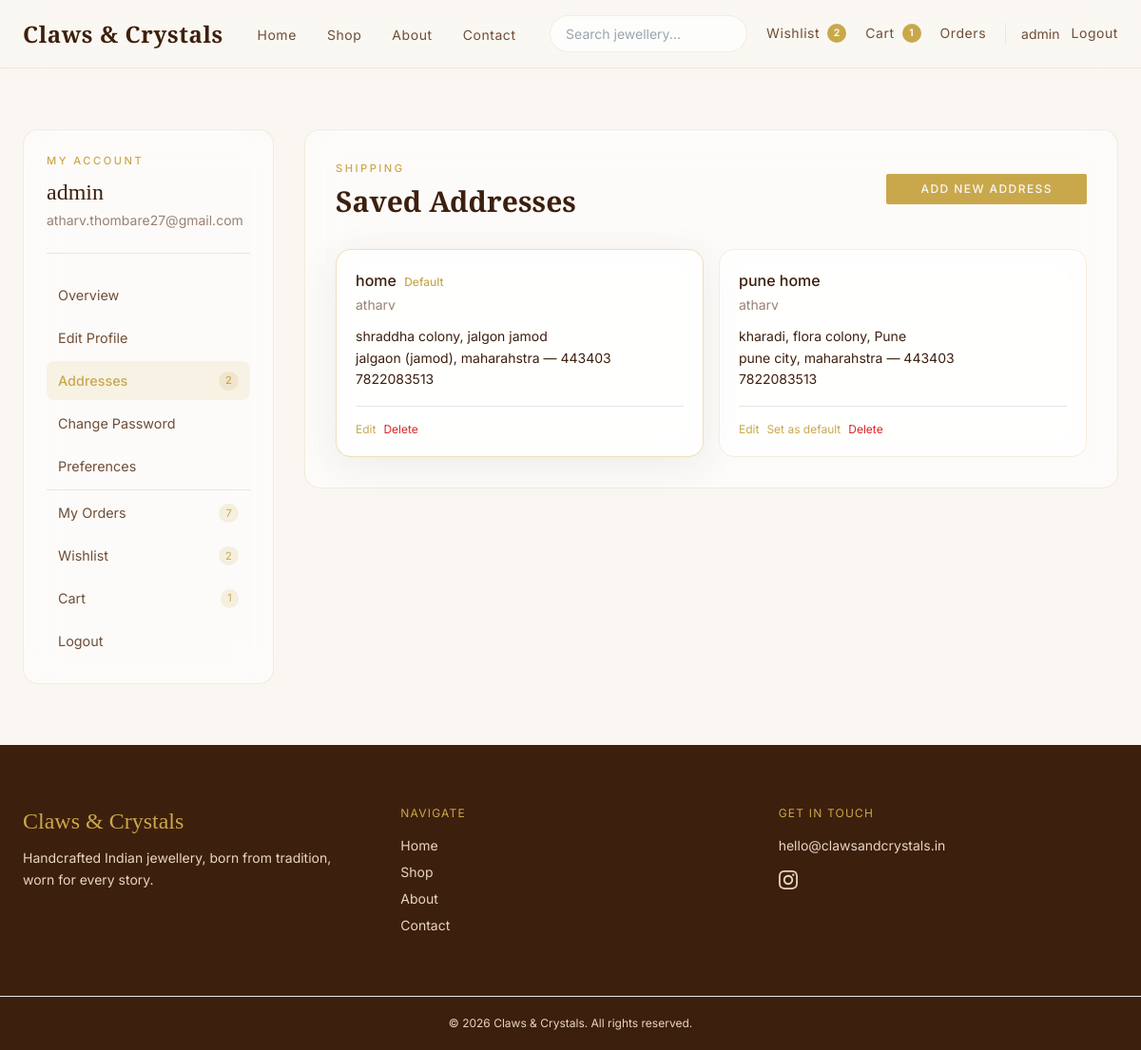
Screenshot of /accounts/profile/addresses/ (signed in) with the database file from the repository.
### accounts/models.py (models this page shows, shortened)
class ShippingAddress(models.Model):
    user = models.ForeignKey(
        settings.AUTH_USER_MODEL,
        on_delete=models.CASCADE,
        related_name="shipping_addresses",
    )
    label = models.CharField(max_length=50, default="Home")
    full_name = models.CharField(max_length=255)
    email = models.EmailField()
    phone = models.CharField(max_length=20)
    address = models.TextField()
    city = models.CharField(max_length=100)
    state = models.CharField(max_length=100)
    pincode = models.CharField(max_length=20)
    is_default = models.BooleanField(default=False)
    created_at = models.DateTimeField(auto_now_add=True)
    class Meta:
        ordering = ["-is_default", "-created_at"]

### accounts/profile_views.py (the view)
# urls.py: path("profile/addresses/", profile_addresses, name="profile_addresses"),
@login_required
def profile_addresses(request):
    user = request.user
    addresses = ShippingAddress.objects.filter(user=user)
    return render(
        request,
        "accounts/profile/addresses.html",
        {
            **_profile_context(user, "addresses"),
            "addresses": addresses,
        },
    )

### accounts/profile_views.py (called while the page is built)
def _profile_context(user, active_section):
    return {
        "active_section": active_section,
        "order_count": Order.objects.filter(user=user).count(),
        "address_count": ShippingAddress.objects.filter(user=user).count(),
        "wishlist_count": Wishlist.objects.filter(user=user).count(),
        "cart_count": CartItem.objects.filter(user=user).count(),
    }

### cart/context_processors.py (called while the page is built)
def navbar_counts(request):
    wishlist_count = 0
    if request.user.is_authenticated:
        wishlist_count = Wishlist.objects.filter(user=request.user).count()
    return {
        "cart_count": get_cart_count(request),
        "wishlist_count": wishlist_count,
    }

### cart/utils.py (called while the page is built)
def get_cart_count(request):
    if request.user.is_authenticated:
        return sum(
            item.quantity
            for item in CartItem.objects.filter(user=request.user).only("quantity")
        )
    return get_session_cart_count(request.session)

### products/compare.py (called while the page is built)
def get_compare_ids(request):
    ids = request.session.get(SESSION_KEY, [])
    return [pid for pid in ids if isinstance(pid, int)][:MAX_COMPARE_ITEMS]

### products/context_processors.py (called while the page is built)
def compare_context(request):
    compare_ids = get_compare_ids(request)
    return {
        "compare_count": len(compare_ids),
        "compare_ids": compare_ids,
    }

### templates/accounts/profile/addresses.html (shortened to what this page needs)
{% extends "accounts/profile/base_profile.html" %}
{% block profile_content %}
<div class="glass-card p-6 md:p-8">
    <div class="flex flex-col sm:flex-row justify-between items-start sm:items-center gap-4 mb-8">
        <div>
            <span class="section-eyebrow">Shipping</span>
            <h1 class="section-title text-left !text-3xl">Saved Addresses</h1>
        </div>
        <a href="{% url 'profile_address_add' %}" class="btn-primary !text-xs !py-2">Add New Address</a>
    </div>
    {% if addresses %}
    <div class="grid sm:grid-cols-2 gap-4">
        {% for address in addresses %}
        <div class="glass-card p-5 {% if address.is_default %}glass-card--selected{% endif %}">
            <div class="flex justify-between items-start mb-3">
                <div>
                    <p class="font-medium text-brown">
                        {{ address.label }}
                        {% if address.is_default %}
                        <span class="text-xs text-gold ml-1">Default</span>
                        {% endif %}
                    </p>
                    <p class="text-sm text-muted mt-1">{{ address.full_name }}</p>
                </div>
            </div>
            <p class="text-sm text-brown leading-relaxed">
                {{ address.address }}<br>
                {{ address.city }}, {{ address.state }} — {{ address.pincode }}<br>
                {{ address.phone }}
            </p>
            <div class="flex flex-wrap gap-2 mt-4 pt-4 border-t border-gold/10">
                <a href="{% url 'profile_address_edit' address.id %}"
                    class="text-xs text-gold hover:underline">Edit</a>
                {% if not address.is_default %}
                <a href="{% url 'profile_address_set_default' address.id %}"
                    class="text-xs text-gold hover:underline">Set as default</a>
                {% endif %}
                <a href="{% url 'profile_address_delete' address.id %}"
                    class="text-xs text-red-600 hover:underline">Delete</a>
            </div>
        </div>
        {% endfor %}
    </div>
    {% else %}
    <div class="empty-state">
        <h3 class="empty-state__title">No addresses saved</h3>
        <p class="empty-state__text">Add an address for faster checkout.</p>
        <a href="{% url 'profile_address_add' %}" class="btn-primary mt-6">Add Address</a>
    </div>
    {% endif %}
</div>
{% endblock %}

### templates/partials/navbar.html (shortened to what this page needs)
<nav class="site-nav sticky top-0 z-50" id="site-nav" aria-label="Main navigation">
    <div class="page-container py-4">
        <div class="flex items-center justify-between gap-4">
            <a href="/"
                class="font-serif text-2xl font-semibold tracking-wide text-brown hover:text-gold transition-colors shrink-0">
                Claws &amp; Crystals
            </a>
            <ul class="hidden lg:flex items-center gap-8">
                <li><a href="/" class="nav-link">Home</a></li>
                <li><a href="{% url 'product_list' %}" class="nav-link">Shop</a></li>
                <li><a href="{% url 'about' %}" class="nav-link">About</a></li>
                <li><a href="{% url 'contact' %}" class="nav-link">Contact</a></li>
            </ul>
            <div class="hidden lg:flex items-center gap-5">
                <div class="relative" data-search-wrapper>
                    <form method="GET" action="{% url 'product_list' %}" role="search">
                        <input type="text" name="q" placeholder="Search jewellery..."
                            value="{{ request.GET.q }}" class="search-input"
                            data-search-input
                            role="combobox"
                            aria-label="Search products"
                            aria-expanded="false"
                            aria-autocomplete="list"
                            autocomplete="off">
                    </form>
                </div>
                <a href="{% url 'wishlist' %}" class="nav-link flex items-center gap-2">
                    Wishlist
                    {% if wishlist_count %}
                    <span class="badge-count">{{ wishlist_count }}</span>
                    {% endif %}
                </a>
                <a href="{% url 'cart' %}" class="nav-link flex items-center gap-2">
                    Cart
                    {% if cart_count %}
                    <span class="badge-count">{{ cart_count }}</span>
                    {% endif %}
                </a>
                <a href="{% url 'my_orders' %}" class="nav-link">Orders</a>
                {% if request.user.is_authenticated %}
                <div class="flex items-center gap-3 pl-4 border-l border-gold/20">
                    <a href="{% url 'profile' %}" class="text-sm text-brown-mid hover:text-gold transition-colors">
                        {{ request.user.username }}
                    </a>
                    <a href="{% url 'logout' %}" class="nav-link">Logout</a>
                </div>
                {% else %}
                <div class="flex items-center gap-3 pl-4 border-l border-gold/20">
                    <a href="{% url 'login' %}" class="nav-link">Login</a>
                    <a href="{% url 'register' %}" class="btn-primary !py-2 !px-5 !text-xs">Register</a>
                </div>
                {% endif %}
            </div>
        </div>
    </div>
</nav>

### templates/accounts/partials/profile_sidebar.html
<aside class="lg:col-span-1">
    <div class="glass-card p-6 lg:sticky lg:top-28">
        <div class="mb-6 pb-6 border-b border-gold/20">
            <p class="section-eyebrow">My Account</p>
            <h2 class="font-serif text-2xl text-brown">{{ request.user.username }}</h2>
            <p class="text-sm text-muted mt-1">{{ request.user.email }}</p>
        </div>
        <nav class="profile-nav space-y-1">
            <a href="{% url 'profile' %}"
                class="profile-nav__link {% if active_section == 'dashboard' %}is-active{% endif %}">
                Overview
            </a>
            <a href="{% url 'profile_edit' %}"
                class="profile-nav__link {% if active_section == 'edit' %}is-active{% endif %}">
                Edit Profile
            </a>
            <a href="{% url 'profile_addresses' %}"
                class="profile-nav__link {% if active_section == 'addresses' %}is-active{% endif %}">
                Addresses
                {% if address_count %}<span class="profile-nav__badge">{{ address_count }}</span>{% endif %}
            </a>
            <a href="{% url 'profile_password' %}"
                class="profile-nav__link {% if active_section == 'password' %}is-active{% endif %}">
                Change Password
            </a>
            <a href="{% url 'profile_settings' %}"
                class="profile-nav__link {% if active_section == 'settings' %}is-active{% endif %}">
                Preferences
            </a>
            <hr class="border-gold/20 my-3">
            <a href="{% url 'my_orders' %}" class="profile-nav__link">
                My Orders
                {% if order_count %}<span class="profile-nav__badge">{{ order_count }}</span>{% endif %}
            </a>
            <a href="{% url 'wishlist' %}" class="profile-nav__link">
                Wishlist
                {% if wishlist_count %}<span class="profile-nav__badge">{{ wishlist_count }}</span>{% endif %}
            </a>
            <a href="{% url 'cart' %}" class="profile-nav__link">
                Cart
                {% if cart_count %}<span class="profile-nav__badge">{{ cart_count }}</span>{% endif %}
            </a>
            <a href="{% url 'logout' %}" class="profile-nav__link text-red-600 hover:!text-red-700">
                Logout
            </a>
        </nav>
    </div>
</aside>

### static/css/design-tokens.css (style rules this page uses)
:root { --cc-font-serif: "Cormorant Garamond", Georgia, serif; --cc-font-sans: "Inter", system-ui, sans-serif; --cc-ivory: #FAF7F2; --cc-cream: #F3ECE3; --cc-blush: #E8D5C4; --cc-accent: #C9A84C; --cc-accent-light: #E8D499; --cc-accent-hover: #3D1F0D; --cc-brown: #3D1F0D; --cc-brown-mid: #6F4E37; --cc-muted: #9A8070; --cc-white: #FFFFFF; --cc-bg: var(--cc-ivory); --cc-bg-subtle: var(--cc-cream); --cc-text: var(--cc-brown); --cc-text-secondary: var(--cc-brown-mid); --cc-text-muted: var(--cc-muted); --cc-text-on-accent: var(--cc-ivory); --cc-text-on-dark: var(--cc-blush); --cc-danger: #b91c1c; --cc-success: #15803d; --cc-warning: #b45309; --cc-surface: rgba(255, 255, 255, 0.55); --cc-surface-solid: rgba(255, 255, 255, 0.85); --cc-surface-dark: var(--cc-brown); --cc-border: rgba(201, 168, 76, 0.18); --cc-border-strong: rgba(201, 168, 76, 0.35); --cc-input-bg: rgba(250, 247, 242, 0.8); --cc-nav-bg: rgba(250, 247, 242, 0.88); --cc-radius-sm: 0.5rem; --cc-radius-md: 1rem; --cc-radius-pill: 9999px; --cc-shadow-soft: 0 8px 40px rgba(61, 31, 13, 0.08); --cc-shadow-focus: 0 0 0 3px rgba(201, 168, 76, 0.15); --cc-blur: 16px; --cc-transition: 0.25s ease; --cc-space-page: 1.5rem; --cc-space-section: 4rem; --cc-container: 80rem; }

### static/css/style.css (style rules this page uses)
.page-container { max-width: var(--cc-container); margin-inline: auto; padding-inline: var(--cc-space-page); }
.nav-link { font-family: var(--cc-font-sans); font-size: 0.875rem; font-weight: 400; letter-spacing: 0.04em; color: var(--cc-text-secondary); text-decoration: none; position: relative; padding-bottom: 2px; transition: color var(--cc-transition); }
.nav-link::after { content: ""; position: absolute; bottom: 0; left: 0; width: 0; height: 1px; background: var(--cc-accent); transition: width 0.3s ease; }
.site-nav { background: var(--cc-nav-bg); backdrop-filter: blur(20px); -webkit-backdrop-filter: blur(20px); border-bottom: 1px solid var(--cc-border); }
.badge-count { display: inline-flex; align-items: center; justify-content: center; min-width: 1.25rem; height: 1.25rem; padding: 0 0.35rem; border-radius: var(--cc-radius-pill); background: var(--cc-accent); color: var(--cc-white); font-size: 0.65rem; font-weight: 600; }
.glass-card { background: var(--cc-surface); backdrop-filter: blur(var(--cc-blur)); -webkit-backdrop-filter: blur(var(--cc-blur)); border: 1px solid var(--cc-border); border-radius: var(--cc-radius-md); transition: box-shadow 0.3s ease, transform 0.3s ease, border-color var(--cc-transition); }
.glass-card--selected { border-color: var(--cc-border-strong); box-shadow: var(--cc-shadow-soft); }
.btn-primary { display: inline-flex; align-items: center; justify-content: center; gap: 0.5rem; background: var(--cc-accent); color: var(--cc-text-on-accent); padding: 0.875rem 2.25rem; font-family: var(--cc-font-sans); font-size: 0.8rem; font-weight: 500; letter-spacing: 0.12em; text-transform: uppercase; text-decoration: none; border: none; border-radius: 2px; cursor: pointer; transition: background var(--cc-transition), transform 0.2s ease, opacity var(--cc-transition); }
.section-eyebrow { display: block; font-family: var(--cc-font-sans); font-size: 0.7rem; font-weight: 500; letter-spacing: 0.22em; text-transform: uppercase; color: var(--cc-accent); margin-bottom: 0.5rem; }
.section-title { font-family: var(--cc-font-serif); font-size: clamp(2rem, 4vw, 3rem); font-weight: 600; color: var(--cc-text); line-height: 1.15; }
.search-input { width: 100%; max-width: 13rem; padding: 0.5rem 1rem; border-radius: var(--cc-radius-pill); border: 1px solid var(--cc-border); background: rgba(255, 255, 255, 0.7); font-size: 0.875rem; font-family: var(--cc-font-sans); color: var(--cc-text); outline: none; transition: border-color var(--cc-transition), box-shadow var(--cc-transition); }
.profile-nav__link { display: flex; align-items: center; justify-content: space-between; padding: 0.6rem 0.75rem; border-radius: var(--cc-radius-sm); font-size: 0.9rem; color: var(--cc-text-secondary); text-decoration: none; transition: background var(--cc-transition), color var(--cc-transition); }
.profile-nav__link.is-active { background: rgba(201, 168, 76, 0.12); color: var(--cc-accent); font-weight: 500; }
.profile-nav__badge { font-size: 0.7rem; background: rgba(201, 168, 76, 0.15); color: var(--cc-accent); padding: 0.1rem 0.45rem; border-radius: var(--cc-radius-pill); }

### rows the page displays
ShippingAddress: label "home", is_default "Default", full_name "atharv", address "shraddha colony, jalgon jamod", city "jalgaon (jamod)", state "maharahstra", pincode "443403", phone "7822083513"
ShippingAddress: label "pune home", full_name "atharv", address "kharadi, flora colony, Pune", city "pune city", state "maharahstra", pincode "443403", phone "7822083513", is_default "Set as default"

### other values shown
{{ wishlist_count }} "2"
{{ cart_count }} "1"
{{ request.user.username }} "admin"
{{ request.user.email }} "atharv.thombare27@gmail.com"
{{ address_count }} "2"
{{ order_count }} "7"
